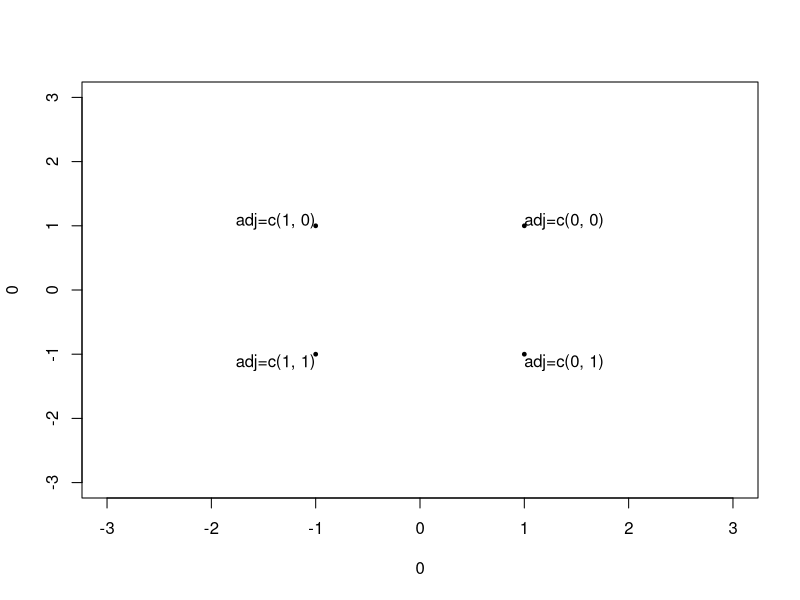
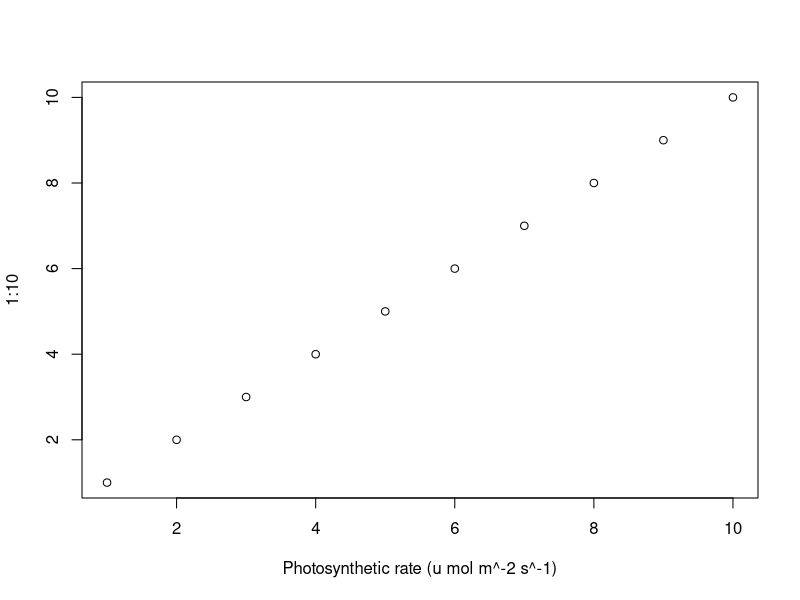
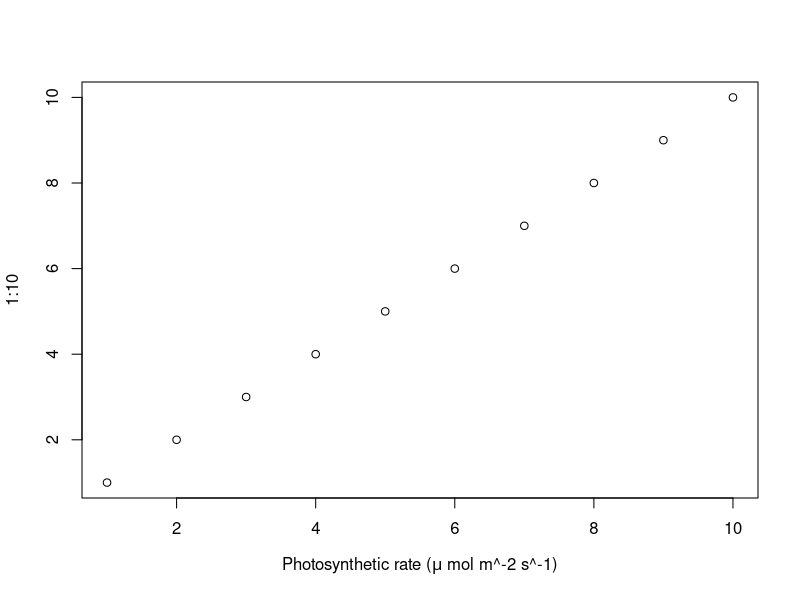
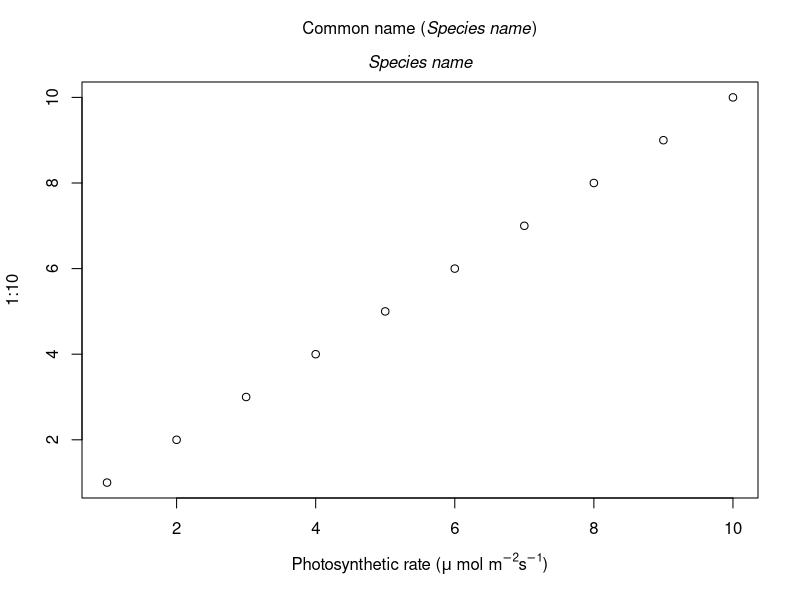
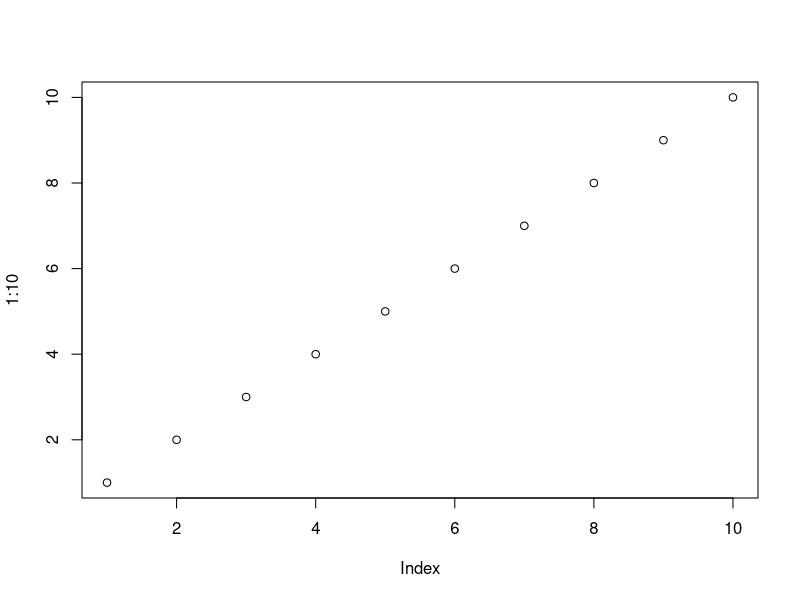
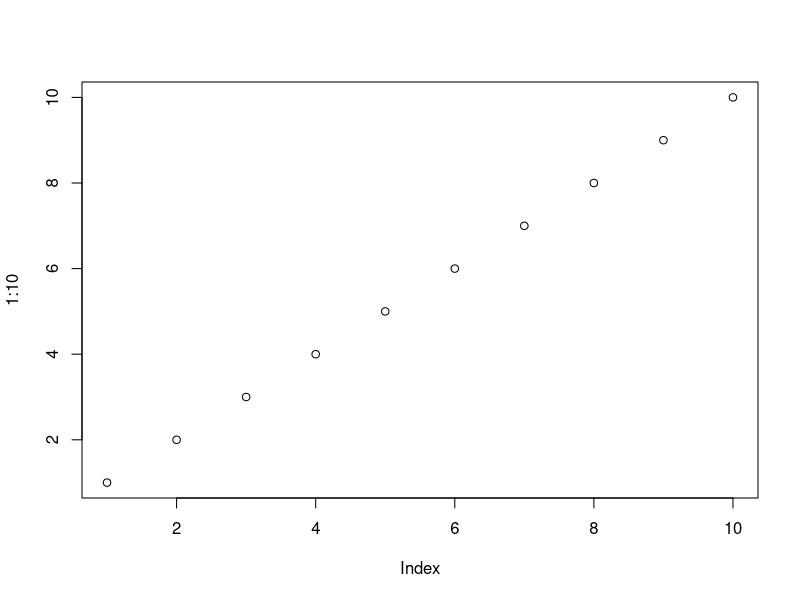
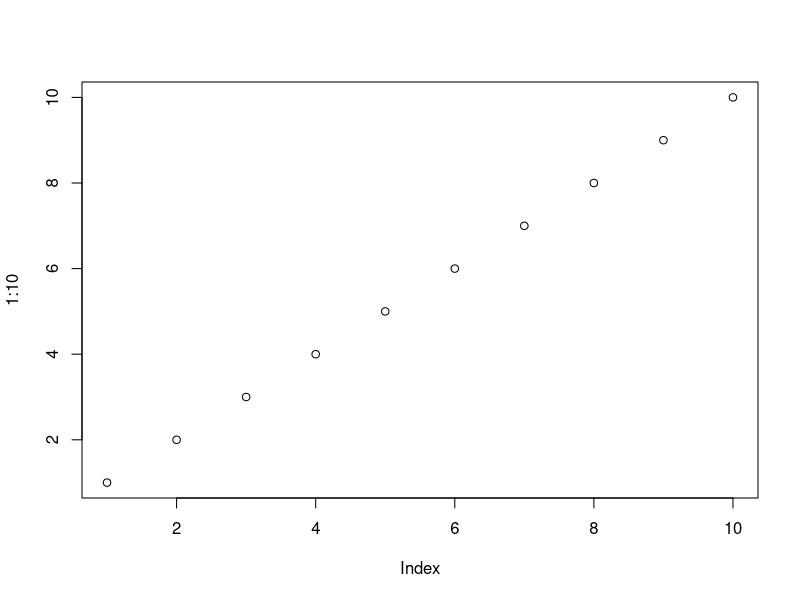
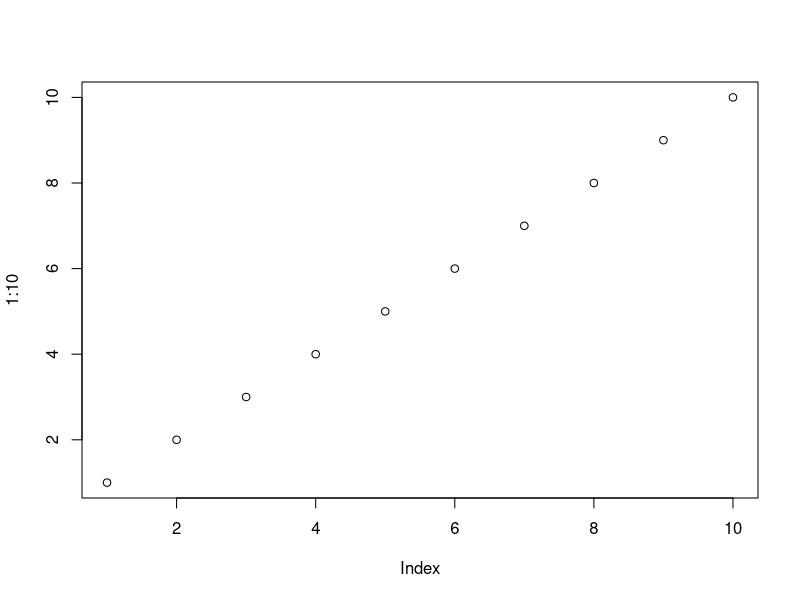

R code for these plots, in order:
## Adj:

plot(0, 0, xlim=c(-3, 3), ylim=c(-3, 3), type="n")

points(1, 1, pch=19, cex=.5)
text(1, 1, "adj=c(0, 0)", adj=c(0, 0))

points(-1, -1, pch=19, cex=.5)
text(-1, -1, "adj=c(1, 1)", adj=c(1, 1))

points(1, -1, pch=19, cex=.5)
text(1, -1, "adj=c(0, 1)", adj=c(0, 1))

points(-1, 1, pch=19, cex=.5)
text(-1, 1, "adj=c(1, 0)", adj=c(1, 0))

## Scientific notation in axes:
plot(1:10, xlab="")
mtext("Photosynthetic rate (u mol m^-2 s^-1)", 1, 3)

plot(1:10, xlab="")
xlab <- expression(paste("Photosynthetic rate (", mu, " mol m^-2 s^-1)"))
mtext(xlab, 1, 3)

plot(1:10, xlab="")
xlab <- expression(paste("Photosynthetic rate (", mu, " mol ", m^-2,
    s^-1, ")"))
mtext(xlab, 1, 3)

## All in italics:
mtext("Species name", side=3, .5, font=3)

## Part italics:
mtext(expression(paste("Common name (", italic("Species name"), ")")),
      side=3, 2)

## Sizing:
pdf("size-large.pdf", width=10, height=10)
plot(1:10)
dev.off()

pdf("size-small.pdf", width=4, height=4)
plot(1:10)
dev.off()

pdf("size-large2.pdf", width=10, height=10, pointsize=32)
plot(1:10)
dev.off()

## Margins:
plot(1:10)

png("pics/margins_single.png", width=500, height=400, pointsize=18)
plot(1:10, type="n", axes=FALSE, xlab="", ylab="")
usr <- par("usr")
rect(usr[1], usr[3], usr[2], usr[4], col="grey")
axis(1, usr[1:2], c("usr[1]", "usr[2]"))
axis(2, usr[3:4], c("usr[3]", "usr[4]"), las=1)

for ( side in 1:4 ) {
  n <- par("mar")[side]
  for ( i in seq_len(floor(n)) ) {
    axis(side, c(3, 8), tcl=0, line=i, label=FALSE, lty=2)
    mtext(paste("line", i), side, line=i-1)
  }
}
dev.off()
